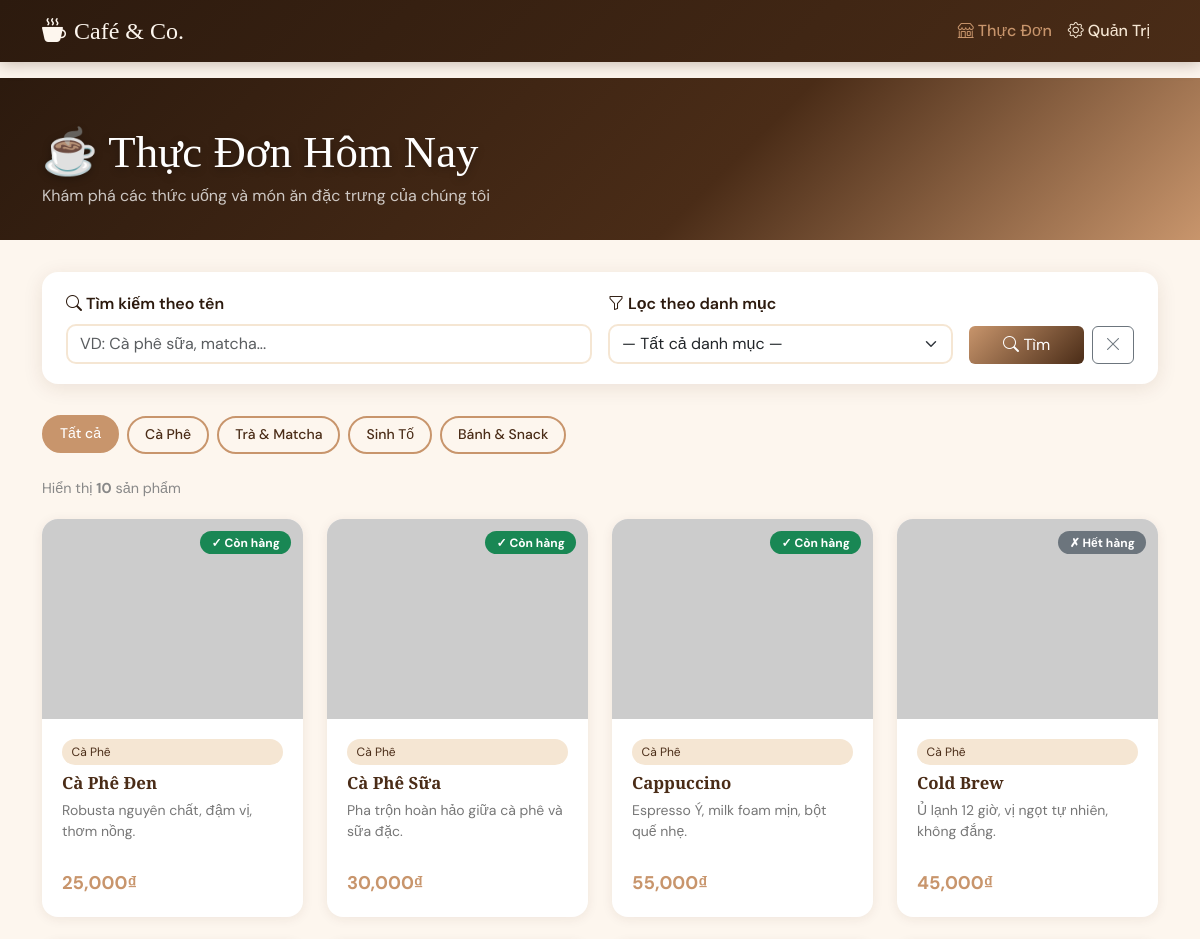
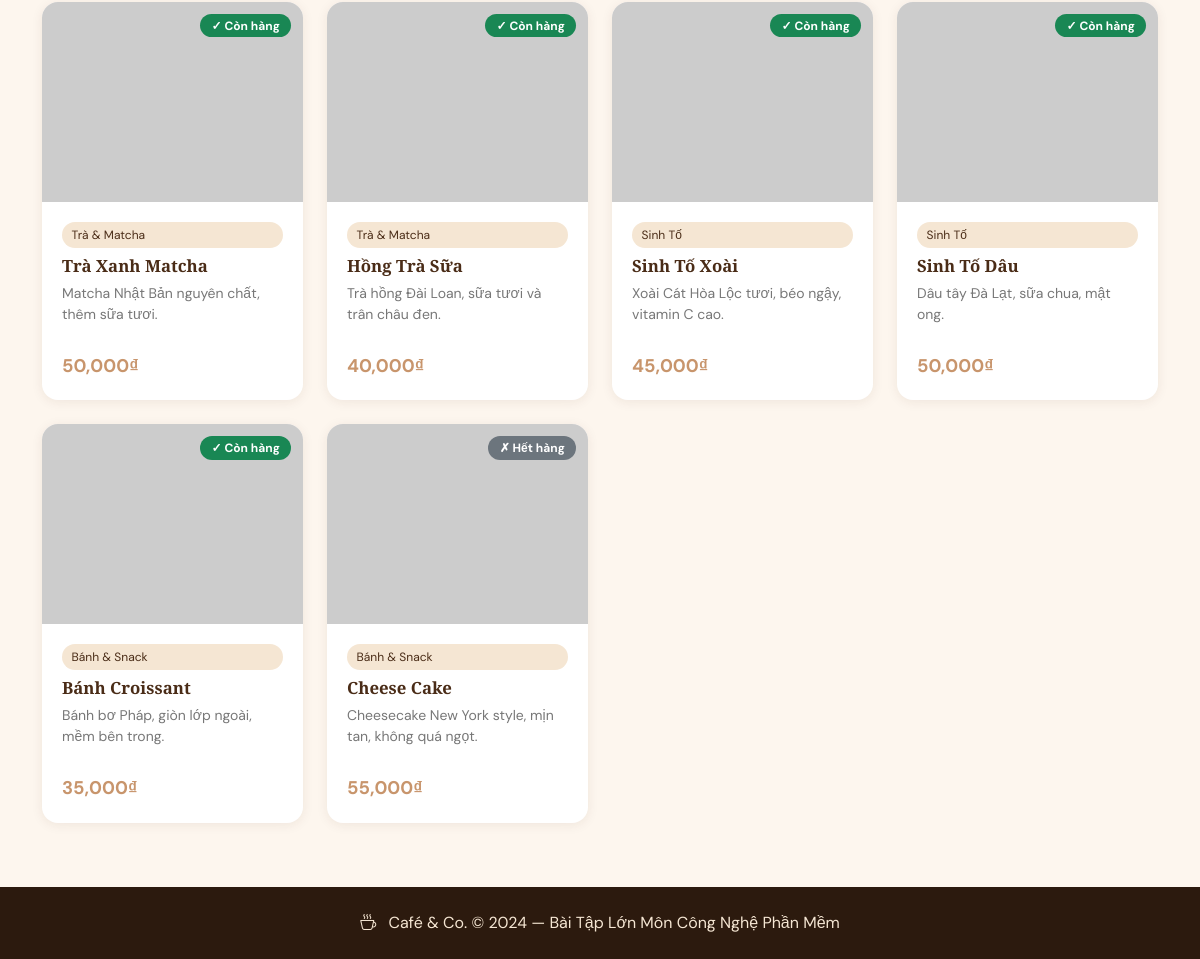
The page / on the database its author committed (2 pictures, top to bottom).
### App.py (models this page shows, shortened)
class Category(db.Model):
    __tablename__ = 'categories'
    id         = db.Column(db.Integer, primary_key=True)
    name       = db.Column(db.String(100), nullable=False, unique=True)
    products   = db.relationship('Product', backref='category', lazy=True)

class Product(db.Model):
    __tablename__ = 'products'
    id          = db.Column(db.Integer, primary_key=True)
    name        = db.Column(db.String(200), nullable=False)
    price       = db.Column(db.Float, nullable=False)
    description = db.Column(db.Text)
    image_url   = db.Column(db.String(500))
    category_id = db.Column(db.Integer, db.ForeignKey('categories.id'), nullable=False)
    status      = db.Column(db.Boolean, default=True, nullable=False)
    created_at  = db.Column(db.DateTime, default=datetime.utcnow)

### App.py (the view)
@app.route('/')
def index():
    search_query = request.args.get('search', '').strip()
    category_filter = request.args.get('category_id', type=int)
    query = Product.query
    if search_query:
        query = query.filter(Product.name.ilike(f'%{search_query}%'))
    if category_filter:
        query = query.filter(Product.category_id == category_filter)
    products = query.order_by(Product.created_at.desc()).all()
    categories = Category.query.all()
    return render_template('index.html',
                           products=products,
                           categories=categories,
                           search_query=search_query,
                           active_category=category_filter)

### templates/index.html (shortened to what this page needs)
{% extends "base.html" %}
{% block content %}
<section class="hero-section">
  <div class="container">
    <h1 class="mb-1">☕ Thực Đơn Hôm Nay</h1>
    <p class="mb-0 opacity-75">Khám phá các thức uống và món ăn đặc trưng của chúng tôi</p>
  </div>
</section>
<div class="container">
  <div class="filter-card">
    <form method="GET" action="{{ url_for('index') }}" class="row g-3 align-items-end">
      <div class="col-md-6">
        <label class="form-label fw-semibold">
          <i class="bi bi-search me-1"></i>Tìm kiếm theo tên
        </label>
        <input type="text"
               name="search"
               class="form-control"
               placeholder="VD: Cà phê sữa, matcha..."
               value="{{ search_query }}">
      </div>
      <div class="col-md-4">
        <label class="form-label fw-semibold">
          <i class="bi bi-funnel me-1"></i>Lọc theo danh mục
        </label>
        <select name="category_id" class="form-select">
          <option value="">— Tất cả danh mục —</option>
        </select>
      </div>
      <div class="col-md-2 d-flex gap-2">
        <button type="submit" class="btn btn-cafe flex-fill">
          <i class="bi bi-search"></i> Tìm
        </button>
        <a href="{{ url_for('index') }}" class="btn btn-outline-secondary" title="Xóa bộ lọc">
          <i class="bi bi-x-lg"></i>
        </a>
      </div>
    </form>
  </div>
  <div class="category-pills">
    <a href="{{ url_for('index') }}"
       class="pill {% if not active_category %}active{% endif %}">
      Tất cả
    </a>
    {% for cat in categories %}
      <a href="{{ url_for('index', category_id=cat.id) }}"
         class="pill {% if active_category == cat.id %}active{% endif %}">
        {{ cat.name }}
      </a>
    {% endfor %}
  </div>
  <p class="result-info">
    Hiển thị <strong>{{ products | length }}</strong> sản phẩm
  </p>
  {% if products %}
    <div class="row row-cols-1 row-cols-sm-2 row-cols-lg-3 row-cols-xl-4 g-4 mb-5">
      {% for product in products %}
        <div class="col">
          <div class="product-card">
            <div class="card-img-wrapper">
              <img src="{{ product.image_url or 'https://via.placeholder.com/400x200?text=No+Image' }}"
                   class="card-img-top"
                   alt="{{ product.name }}"
                   onerror="this.src='https://via.placeholder.com/400x200?text=No+Image'">
              <span class="badge-status badge {% if product.status %}bg-success{% else %}bg-secondary{% endif %}">
                {% if product.status %}✓ Còn hàng{% else %}✗ Hết hàng{% endif %}
              </span>
            </div>
            <div class="card-body">
              <span class="category-badge mb-2 d-inline-block">{{ product.category.name }}</span>
              <h5 class="card-title">{{ product.name }}</h5>
              <p class="card-text">{{ product.description or 'Chưa có mô tả.' }}</p>
              <div class="price-tag">
                {{ "{:,.0f}".format(product.price) }}₫
              </div>
            </div>
          </div>
        </div>
      {% endfor %}
    </div>
  {% endif %}
</div>
{% endblock %}

### templates/base.html (shortened to what this page needs)
<!DOCTYPE html>
<html lang="vi">
<head>
  <link href="https://cdn.jsdelivr.net/npm/bootstrap@5.3.0/dist/css/bootstrap.min.css" rel="stylesheet">
  <link href="https://cdn.jsdelivr.net/npm/bootstrap-icons@1.11.0/font/bootstrap-icons.css" rel="stylesheet">
</head>
<body>
<nav class="navbar navbar-expand-lg">
  <div class="container">
    <a class="navbar-brand" href="{{ url_for('index') }}">
      <i class="bi bi-cup-hot-fill me-2"></i>Café & Co.
    </a>
    <div class="collapse navbar-collapse" id="navMenu">
      <ul class="navbar-nav ms-auto">
        <li class="nav-item">
          <a class="nav-link {% if request.endpoint == 'index' %}active{% endif %}"
             href="{{ url_for('index') }}">
            <i class="bi bi-shop me-1"></i>Thực Đơn
          </a>
        </li>
        <li class="nav-item">
          <a class="nav-link {% if 'admin' in request.endpoint %}active{% endif %}"
             href="{{ url_for('admin') }}">
            <i class="bi bi-gear me-1"></i>Quản Trị
          </a>
        </li>
      </ul>
    </div>
  </div>
</nav>
{% block content %}{% endblock %}
<footer>
  <p class="mb-0">
    <i class="bi bi-cup-hot me-2"></i>
    Café & Co. © 2024 — Bài Tập Lớn Môn Công Nghệ Phần Mềm
  </p>
</footer>
</body>
</html>

### templates/base.html (style rules this page uses)
:root { --cafe-brown: #4a2c17; --cafe-latte: #c8956c; --cafe-cream: #fdf6ee; --cafe-espresso:#2c1a0e; --cafe-foam: #f5e6d3; }
body { font-family: 'DM Sans', sans-serif; background-color: var(--cafe-cream); color: var(--cafe-espresso); }
.navbar-brand { font-family: 'Playfair Display', serif; font-size: 1.5rem; color: var(--cafe-cream) !important; }
.navbar { background: linear-gradient(135deg, var(--cafe-espresso), var(--cafe-brown)) !important; box-shadow: 0 2px 15px rgba(74,44,23,0.3); }
.nav-link { color: var(--cafe-foam) !important; font-weight: 500; transition: color 0.2s; }
.nav-link:hover, .nav-link.active { color: var(--cafe-latte) !important; }
.btn-cafe { background: linear-gradient(135deg, var(--cafe-latte), var(--cafe-brown)); color: white; border: none; transition: opacity 0.2s, transform 0.1s; }
footer { background: var(--cafe-espresso); color: var(--cafe-foam); padding: 1.5rem 0; margin-top: 4rem; text-align: center; }

### templates/index.html (style rules this page uses)
.hero-section { background: linear-gradient(135deg, var(--cafe-espresso) 0%, var(--cafe-brown) 60%, var(--cafe-latte) 100%); color: white; padding: 3rem 0 2rem; margin-bottom: 2rem; }
.hero-section h1 { font-family: 'Playfair Display', serif; font-size: 2.8rem; text-shadow: 0 2px 8px rgba(0,0,0,0.3); }
.filter-card { background: white; border-radius: 16px; box-shadow: 0 4px 20px rgba(74,44,23,0.1); padding: 1.25rem 1.5rem; margin-bottom: 2rem; }
.filter-card .form-control, .filter-card .form-select { border: 2px solid var(--cafe-foam); border-radius: 10px; transition: border-color 0.2s; }
.category-pills { display: flex; flex-wrap: wrap; gap: 0.5rem; margin-bottom: 1.5rem; }
.pill { padding: 0.4rem 1rem; border-radius: 50px; font-size: 0.875rem; font-weight: 500; text-decoration: none; border: 2px solid var(--cafe-latte); color: var(--cafe-brown); transition: all 0.2s; }
.pill:hover, .pill.active { background: var(--cafe-latte); color: white; transform: translateY(-1px); }
.product-card { background: white; border-radius: 16px; overflow: hidden; box-shadow: 0 2px 12px rgba(74,44,23,0.08); transition: transform 0.25s ease, box-shadow 0.25s ease; height: 100%; display: flex; flex-direction: column; }
.product-card .card-img-top { height: 200px; object-fit: cover; transition: transform 0.4s ease; }
.card-img-wrapper { overflow: hidden; position: relative; }
.badge-status { position: absolute; top: 12px; right: 12px; font-size: 0.75rem; padding: 0.35rem 0.7rem; border-radius: 50px; }
.product-card .card-body { padding: 1.25rem; flex: 1; display: flex; flex-direction: column; }
.product-card .card-title { font-family: 'Playfair Display', serif; font-size: 1.05rem; font-weight: 600; color: var(--cafe-brown); margin-bottom: 0.4rem; }
.product-card .card-text { font-size: 0.875rem; color: #777; flex: 1; display: -webkit-box; -webkit-line-clamp: 2; -webkit-box-orient: vertical; overflow: hidden; }
.price-tag { font-size: 1.15rem; font-weight: 700; color: var(--cafe-latte); margin-top: 0.75rem; }
.category-badge { font-size: 0.75rem; background: var(--cafe-foam); color: var(--cafe-brown); padding: 0.25rem 0.6rem; border-radius: 50px; }
.result-info { font-size: 0.9rem; color: #888; margin-bottom: 1.25rem; }

### rows shown on the page
Category: name "Cà Phê"
Category: name "Trà & Matcha"
Category: name "Sinh Tố"
Category: name "Bánh & Snack"
Product: status "✓ Còn hàng", category.name "Cà Phê", name "Cà Phê Đen", description "Robusta nguyên chất, đậm vị, thơm nồng.", price "25,000"
Product: status "✓ Còn hàng", category.name "Cà Phê", name "Cà Phê Sữa", description "Pha trộn hoàn hảo giữa cà phê và sữa đặc.", price "30,000"
Product: status "✓ Còn hàng", category.name "Cà Phê", name "Cappuccino", description "Espresso Ý, milk foam mịn, bột quế nhẹ.", price "55,000"
Product: status "✗ Hết hàng", category.name "Cà Phê", name "Cold Brew", description "Ủ lạnh 12 giờ, vị ngọt tự nhiên, không đắng.", price "45,000"
Product: status "✓ Còn hàng", category.name "Trà & Matcha", name "Trà Xanh Matcha", description "Matcha Nhật Bản nguyên chất, thêm sữa tươi.", price "50,000"
Product: status "✓ Còn hàng", category.name "Trà & Matcha", name "Hồng Trà Sữa", description "Trà hồng Đài Loan, sữa tươi và trân châu đen.", price "40,000"
Product: status "✓ Còn hàng", category.name "Sinh Tố", name "Sinh Tố Xoài", description "Xoài Cát Hòa Lộc tươi, béo ngậy, vitamin C cao.", price "45,000"
Product: status "✓ Còn hàng", category.name "Sinh Tố", name "Sinh Tố Dâu", description "Dâu tây Đà Lạt, sữa chua, mật ong.", price "50,000"
Product: status "✓ Còn hàng", category.name "Bánh & Snack", name "Bánh Croissant", description "Bánh bơ Pháp, giòn lớp ngoài, mềm bên trong.", price "35,000"
Product: status "✗ Hết hàng", category.name "Bánh & Snack", name "Cheese Cake", description "Cheesecake New York style, mịn tan, không quá ngọt.", price "55,000"

### other values the page prints
{{ products | length }} "10"
